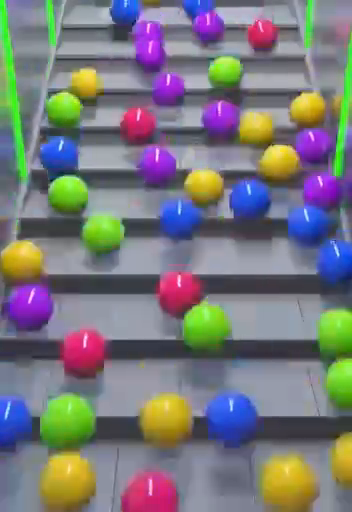
#> input picture frame 10 of marbles.mp4, 352 x 512 px
$ python marble_tracker.py
#> lines starting #> are read from the running program, lines starting #| are printed output that depends on the picture; after the words box and inside, x2 and y2 are one past the last pixel; in counts of white or black regions, pixels touching at a corner belong together
import cv2
import numpy as np

# Load the video file
cap = cv2.VideoCapture("marbles.mp4")

# Prepare to save the output video
width = int(cap.get(cv2.CAP_PROP_FRAME_WIDTH))
height = int(cap.get(cv2.CAP_PROP_FRAME_HEIGHT))
fps = cap.get(cv2.CAP_PROP_FPS)
fourcc = cv2.VideoWriter_fourcc(*'XVID')
out = cv2.VideoWriter("output.avi", fourcc, fps, (width, height))

# Define HSV ranges and BGR box colors
colors = {
    "Purple": {
        "lower": np.array([125, 50, 50]),
        "upper": np.array([155, 255, 255]),
        "box_color": (200, 0, 200)  # BGR for purple
    },
    "Blue": {
        "lower": np.array([90, 100, 50]),
        "upper": np.array([130, 255, 255]),
        "box_color": (255, 0, 0)
    },
    "Yellow": {
        "lower": np.array([20, 100, 100]),
        "upper": np.array([30, 255, 255]),
        "box_color": (0, 255, 255)
    }
}

# Process the video
while True:
    ret, frame = cap.read()
#> frame is the input picture: shape (512, 352, 3); mean B, G, R 123.1, 119.9, 120.5
    if not ret:
        break

    frame = cv2.resize(frame, (width, height))
    hsv = cv2.cvtColor(frame, cv2.COLOR_BGR2HSV)
#> hsv: shape (512, 352, 3); mean H, S, V 101.9, 85.3, 150.3

    for name, props in colors.items():
        mask = cv2.inRange(hsv, props["lower"], props["upper"])
        mask = cv2.erode(mask, None, iterations=2)
        mask = cv2.dilate(mask, None, iterations=2)

        contours, _ = cv2.findContours(mask, cv2.RETR_EXTERNAL, cv2.CHAIN_APPROX_SIMPLE)

        for cnt in contours:
            area = cv2.contourArea(cnt)
            if area > 300:
                x, y, w, h = cv2.boundingRect(cnt)
                cv2.rectangle(frame, (x, y), (x + w, y + h), props["box_color"], 2)
                cv2.putText(frame, f"{name} Ball", (x, y - 10),
                            cv2.FONT_HERSHEY_SIMPLEX, 0.6, props["box_color"], 2)
#> this loop made 3 passes
#> pass 1, `mask = cv2.inRange(hsv, props["lower"], props["upper"])`:
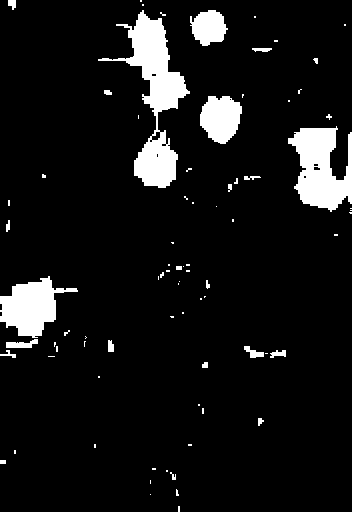
#> mask: shape (512, 352); 8.2% white; 79 white regions (56 under 20 px), largest, box (x1, y1, x2, y2) and area: (98, 10, 190, 188) 5050, (288, 126, 352, 212) 3432, (0, 276, 78, 338) 2517
#> pass 1, `mask = cv2.erode(mask, None, iterations=2)`:
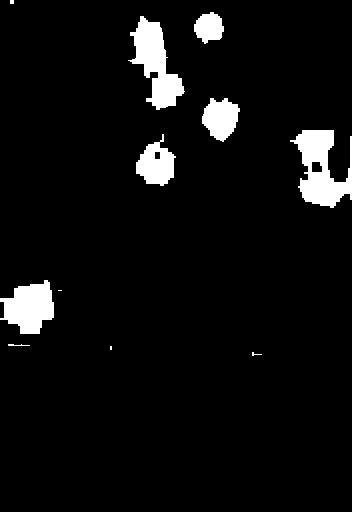
#> mask: shape (512, 352); 5.6% white; 11 white regions (4 under 20 px), largest, box (x1, y1, x2, y2) and area: (290, 130, 352, 208) 2594, (128, 16, 185, 110) 2418, (0, 280, 54, 334) 1960
#> pass 1, `mask = cv2.dilate(mask, None, iterations=2)`:
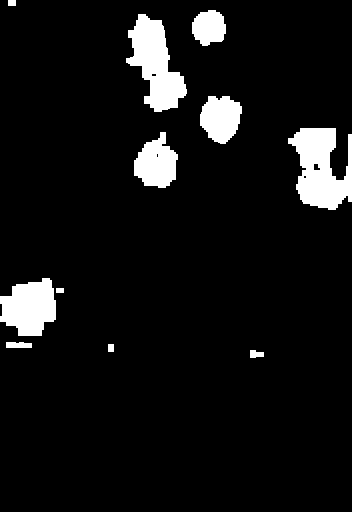
#> mask: shape (512, 352); 7.4% white; 11 white regions, largest, box (x1, y1, x2, y2) and area: (288, 128, 352, 210) 3394, (126, 14, 187, 112) 3134, (0, 278, 56, 336) 2396
#> pass 2, `mask = cv2.inRange(hsv, props["lower"], props["upper"])`:
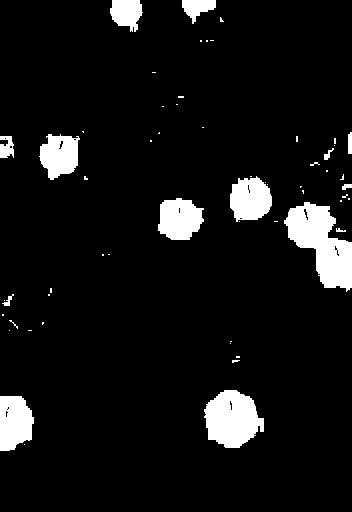
#> mask: shape (512, 352); 7.5% white; 58 white regions (44 under 20 px), largest, box (x1, y1, x2, y2) and area: (284, 202, 352, 292) 3290, (204, 390, 264, 448) 2496, (0, 396, 34, 451) 1527
#> after the loop:
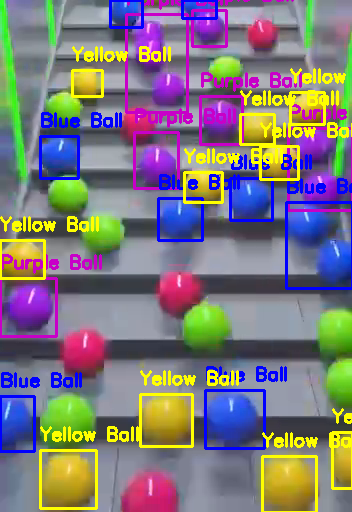
#> frame: shape (512, 352, 3); 13.15% of pixels changed, all inside (x1, y1, x2, y2) = (0, 0, 352, 512)
#> after the loop:
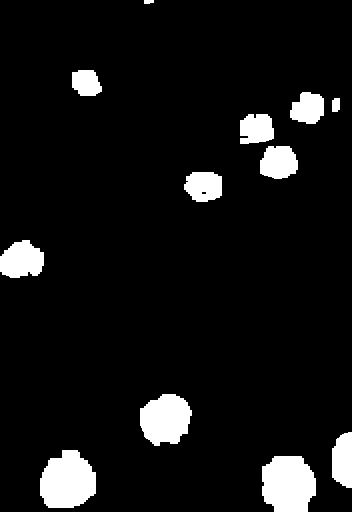
#> mask: shape (512, 352); 7.6% white; 12 white regions, largest, box (x1, y1, x2, y2) and area: (262, 456, 316, 512) 2544, (40, 450, 96, 508) 2532, (140, 394, 192, 446) 2038

    # Show result and write to output
    cv2.imshow("Ball Tracker", frame)
    out.write(frame)

    if cv2.waitKey(30) & 0xFF == ord('q'):
#> (key q is pressed here)
        break

# Release everything
cap.release()
out.release()
cv2.destroyAllWindows()

$ run again, starting later in the video
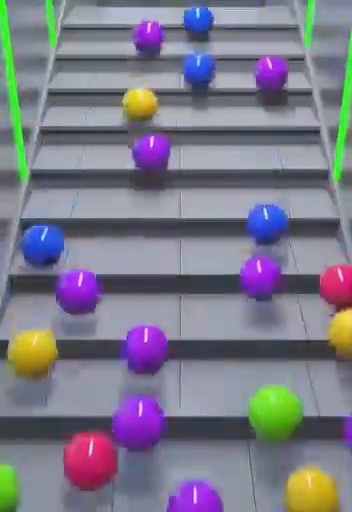
#> input picture frame 46 of marbles.mp4, 352 x 512 px
#> frame is the input picture: shape (512, 352, 3); mean B, G, R 136.4, 122, 123.5
#> hsv: shape (512, 352, 3); mean H, S, V 110.5, 61.1, 148.1
#> the loop `for name, props in colors.items():` made 3 passes
#> pass 1, `mask = cv2.dilate(mask, None, iterations=2)`:
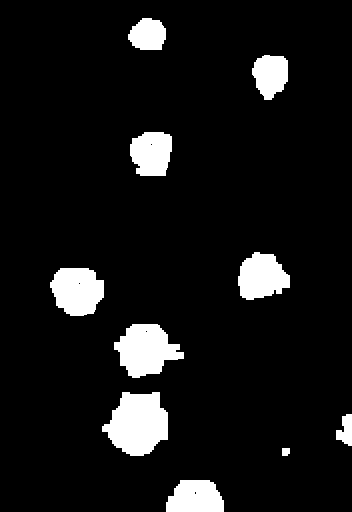
#> mask: shape (512, 352); 8.3% white; 10 white regions, largest, box (x1, y1, x2, y2) and area: (102, 392, 168, 456) 3020, (114, 324, 184, 378) 2431, (50, 268, 104, 316) 2030
#> after the loop `for name, props in colors.items():`:
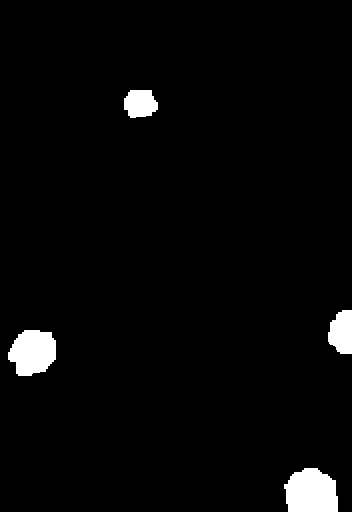
#> mask: shape (512, 352); 2.9% white; 4 white regions, box (x1, y1, x2, y2) and area: (284, 468, 338, 512) 1974, (8, 330, 56, 376) 1699, (328, 310, 352, 354) 850, (124, 90, 158, 118) 766

$ run again, starting later in the video
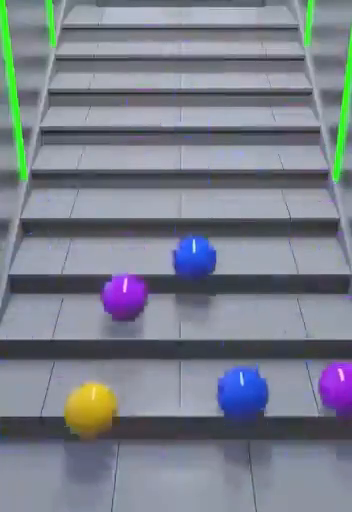
#> input picture frame 83 of marbles.mp4, 352 x 512 px
#> frame is the input picture: shape (512, 352, 3); mean B, G, R 139, 127.1, 121.7
#> hsv: shape (512, 352, 3); mean H, S, V 110.5, 43, 143.8
#> the loop `for name, props in colors.items():` made 3 passes
#> pass 1, `mask = cv2.dilate(mask, None, iterations=2)`:
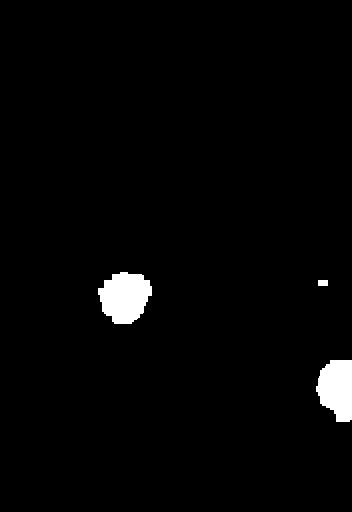
#> mask: shape (512, 352); 2.1% white; 3 white regions, box (x1, y1, x2, y2) and area: (98, 272, 152, 324) 2058, (316, 360, 352, 422) 1744, (318, 280, 328, 286) 60
#> after the loop `for name, props in colors.items():`:
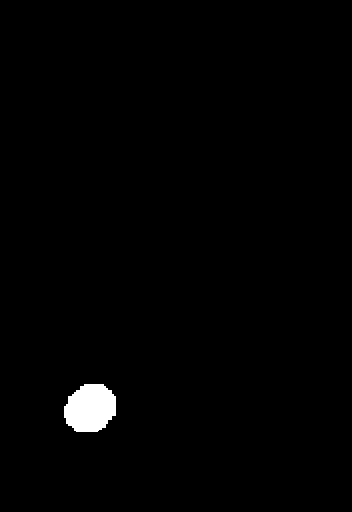
#> mask: shape (512, 352); 1.1% white; 1 white region, box (x1, y1, x2, y2) and area: (64, 384, 116, 432) 1987
